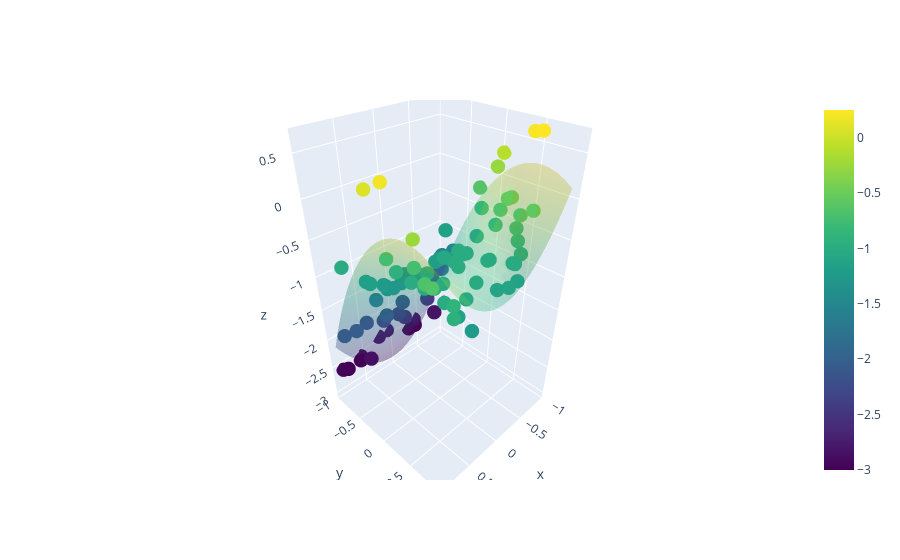
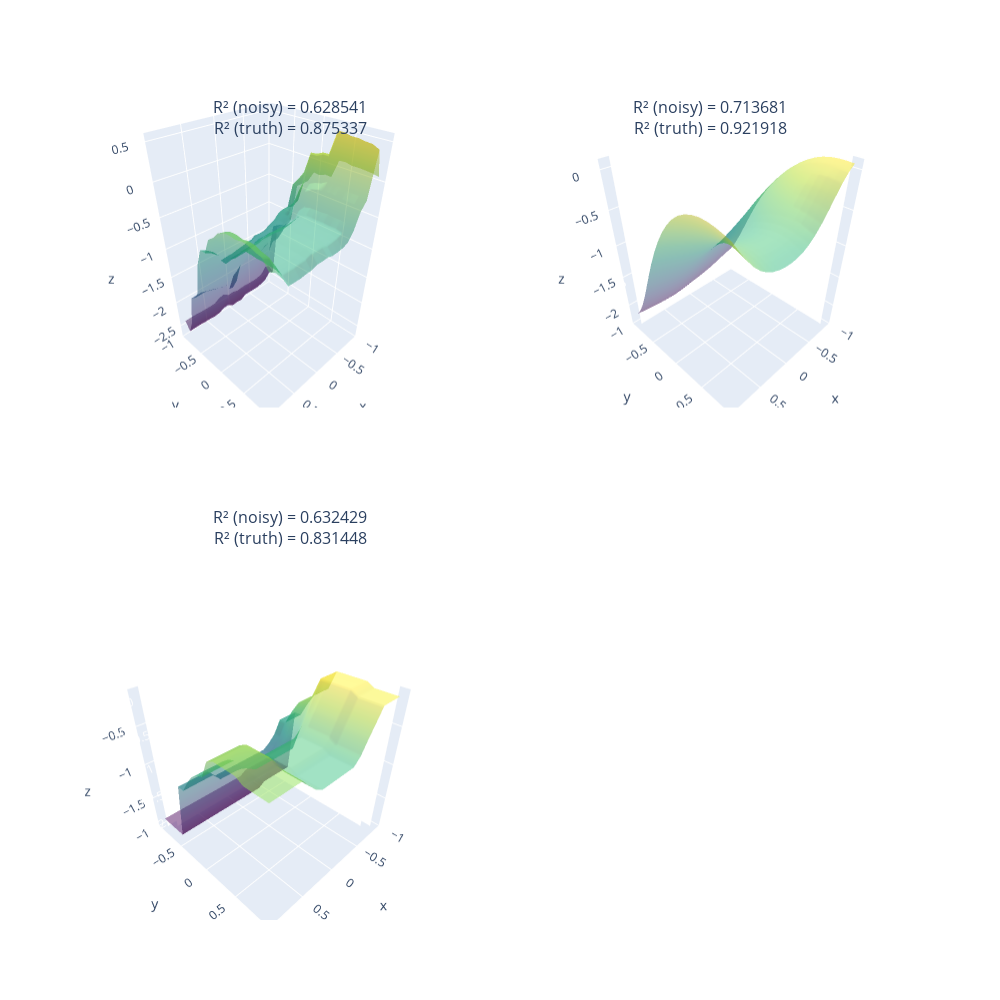

Here is the notebook cell these charts were saved with, in order:
### Code cell
# plot the dots on the surface
import numpy as np
import plotly.graph_objects as go
from plotly.subplots import make_subplots

x0 = np.arange(-1, 1, 1/10.)
x1 = np.arange(-1, 1, 1/10.)
x0, x1 = np.meshgrid(x0, x1)
y_truth = x0**2 - x1**2 + x1 - 1

# First plot - truth surface with test points
fig1 = go.Figure()
fig1.add_trace(go.Surface(x=x0, y=x1, z=y_truth, colorscale='Viridis', opacity=0.35))
fig1.add_trace(go.Scatter3d(x=X_test[:, 0], y=X_test[:, 1], z=y_dt,
                           mode='markers',
                           marker=dict(color=y_dt, colorscale='Viridis', size=5)))
fig1.update_layout(scene=dict(xaxis_range=[-1, 1], yaxis_range=[-1, 1]))
fig1.show()

# Get predictions across the grid for all models
y_dt_grid = dt.predict(np.c_[x0.ravel(), x1.ravel()]).reshape(x0.shape)
y_ft_grid = ft.predict(np.c_[x0.ravel(), x1.ravel()]).reshape(x0.shape)
y_lgb_grid = lgb.predict(np.c_[x0.ravel(), x1.ravel()]).reshape(x0.shape)

# Calculate R2 scores
score_dt = dt.score(X_test, y_test)
score_ft = ft.score(X_test, y_test)
score_lgb = lgb.score(X_test, y_test)

# Calculate R2 scores against ground truth
y_truth_test = X_test[:, 0]**2 - X_test[:, 1]**2 + X_test[:, 1] - 1
from sklearn.metrics import r2_score
score_dt_truth = r2_score(y_truth_test, y_dt)
score_ft_truth = r2_score(y_truth_test, y_ft)
score_lgb_truth = r2_score(y_truth_test, y_lgb)

# Create subplots
fig2 = make_subplots(
    rows=2, cols=2,
    specs=[[{'type': 'surface'}, {'type': 'surface'}],
           [{'type': 'surface'}, None]],
    subplot_titles=("Decision Tree Predictions", "Fuzzy Tree Predictions", "LightGBM Predictions")
)

# Add Decision Tree surface and points
fig2.add_trace(
    go.Surface(x=x0, y=x1, z=y_dt_grid, colorscale='Viridis', opacity=0.5, showscale=False),
    row=1, col=1
)
# fig2.add_trace(
#     go.Scatter3d(x=X_test[:, 0], y=X_test[:, 1], z=y_test,
#                  mode='markers', marker=dict(color='red', size=4, opacity=0.5),
#                  name='Test Points'),
#     row=1, col=1
# )
# fig2.add_trace(
#     go.Scatter3d(x=X_train[:, 0], y=X_train[:, 1], z=y_train,
#                  mode='markers', marker=dict(color='blue', size=4, opacity=0.5),
#                  name='Train Points'),
#     row=1, col=1
# )

# Add Fuzzy Tree surface and points
fig2.add_trace(
    go.Surface(x=x0, y=x1, z=y_ft_grid, colorscale='Viridis', opacity=0.5, showscale=False),
    row=1, col=2
)
# fig2.add_trace(
#     go.Scatter3d(x=X_test[:, 0], y=X_test[:, 1], z=y_test,
#                  mode='markers', marker=dict(color='red', size=4, opacity=0.5),
#                  showlegend=False),
#     row=1, col=2
# )
# fig2.add_trace(
#     go.Scatter3d(x=X_train[:, 0], y=X_train[:, 1], z=y_train,
#                  mode='markers', marker=dict(color='blue', size=4, opacity=0.5),
#                  showlegend=False),
#     row=1, col=2
# )

# Add LightGBM surface and points
fig2.add_trace(
    go.Surface(x=x0, y=x1, z=y_lgb_grid, colorscale='Viridis', opacity=0.5, showscale=False),
    row=2, col=1
)
# fig2.add_trace(
#     go.Scatter3d(x=X_test[:, 0], y=X_test[:, 1], z=y_test,
#                  mode='markers', marker=dict(color='red', size=4, opacity=0.5),
#                  showlegend=False),
#     row=2, col=1
# )
# fig2.add_trace(
#     go.Scatter3d(x=X_train[:, 0], y=X_train[:, 1], z=y_train,
#                  mode='markers', marker=dict(color='blue', size=4, opacity=0.5),
#                  showlegend=False),
#     row=2, col=1
# )

# Update layout
fig2.update_layout(
    scene=dict(xaxis_range=[-1, 1], yaxis_range=[-1, 1]),
    scene2=dict(xaxis_range=[-1, 1], yaxis_range=[-1, 1]),
    scene3=dict(xaxis_range=[-1, 1], yaxis_range=[-1, 1]),
    width=1000,
    height=1000,
    annotations=[
        dict(x=0.25, y=0.95, text=f"R² (noisy) = {score_dt:.6f}<br>R² (truth) = {score_dt_truth:.6f}", 
             showarrow=False, xref='paper', yref='paper'),
        dict(x=0.75, y=0.95, text=f"R² (noisy) = {score_ft:.6f}<br>R² (truth) = {score_ft_truth:.6f}", 
             showarrow=False, xref='paper', yref='paper'),
        dict(x=0.25, y=0.45, text=f"R² (noisy) = {score_lgb:.6f}<br>R² (truth) = {score_lgb_truth:.6f}", 
             showarrow=False, xref='paper', yref='paper')
    ]
)

fig2.show()

### Figure 1 — Plotly figure (JSON) as saved in the notebook; plotly's stock layout.template omitted (floating-point values rounded to 4 significant figures; data arrays with more than 128 entries replaced by an {"elided": "..."} marker saying what was removed)
{"data": [{"colorscale": [[0, "#440154"], [0.1111, "#482878"], [0.2222, "#3e4989"], [0.3333, "#31688e"], [0.4444, "#26828e"], [0.5556, "#1f9e89"], [0.6667, "#35b779"], [0.7778, "#6ece58"], [0.8889, "#b5de2b"], [1, "#fde725"]], "opacity": 0.35, "type": "surface", "x": {"elided": "20x20 float values"}, "y": {"elided": "20x20 float values"}, "z": {"elided": "20x20 float values"}}, {"marker": {"color": [-0.5882, -0.6361, -2.039, -0.7862, -0.2782, -0.6061, -0.2601, -0.6512, -2.554, -0.6284, -0.5526, -0.505, -0.6187, -0.1387, -0.637, -2.593, -0.6364, -1.161, -0.974, -0.9014, -0.8565, -1.679, -0.3412, 0.5646, 0.4545, -1.951, -2.562, -0.417, -0.2398, -0.3375, -1.809, -0.6093, -1.67, -1.127, -0.8706, 0.124, -0.4955, -2.562, -0.6299, -0.6336, -0.6753, 0.146, 0.6072, -0.7213, -0.7697, -0.4411, -0.1617, -0.6382, -1.017, -0.8266, -0.6164, -2.433, -2.395, -2.11, 0.6307, -0.6336, -0.8306, -0.7862, -0.9537, -2.605, -2.467, -2.413, -2.397, -0.2633, -0.7551, -1.544, -0.4456, -0.5598, -0.6375, -0.7744, -1.544, -0.1785, -1.143, -1.191, -0.6237, -1.095, -0.7803, -0.7953, -2.579, -0.6557, 0.2809, -0.6284, -0.6151, -0.6054, -2.48, -1.162, -0.7272, -1.358, -0.7484, -0.2966, -1.647, -1.31, -1.568, -0.9047, -1.695, -1.645, -0.9812, -1.306, -0.8123, -1.706], "colorscale": [[0, "#440154"], [0.1111, "#482878"], [0.2222, "#3e4989"], [0.3333, "#31688e"], [0.4444, "#26828e"], [0.5556, "#1f9e89"], [0.6667, "#35b779"], [0.7778, "#6ece58"], [0.8889, "#b5de2b"], [1, "#fde725"]], "size": 5}, "mode": "markers", "type": "scatter3d", "x": [-0.5039, -0.1683, -0.5327, 0.03171, -0.6947, 0.08802, -0.7109, -0.5559, 0.5706, -0.3513, 0.6894, 0.7332, 0.6528, -0.8025, 0.407, 0.5992, 0.5405, -0.4806, 0.2646, 0.5932, 0.5655, -0.3995, 0.8026, 0.9495, 0.9878, 0.05285, -0.2886, -0.6792, -0.9392, 0.7247, 0.3819, -0.1162, 0.9795, -0.5045, 0.5003, -0.8861, -0.5761, -0.4053, 0.1869, -0.238, 0.02228, 0.9189, -0.9354, -0.07, -0.5571, -0.8371, -0.782, 0.6059, 0.5324, 0.6917, 0.648, -0.7132, -0.9633, -0.08283, -0.9444, -0.2103, -0.09519, -0.04385, 0.6063, 0.8094, 0.5477, 0.237, 0.07725, 0.9024, 0.5919, -0.7089, -0.6247, 0.8116, 0.4222, 0.8186, -0.5003, -0.7611, -0.7064, 0.6382, 0.9648, 0.06731, 0.8215, -0.1328, 0.8778, 0.4338, -0.9454, -0.348, 0.117, -0.09429, -0.4198, 0.1535, 0.03454, -0.1471, -0.2574, 0.8737, 0.8404, -0.825, -0.3712, 0.2142, 0.6327, 0.4038, 0.1484, -0.8861, 0.3282, 0.03803], "y": [0.7033, 0.2334, -0.7961, -0.04572, 0.2436, 0.3083, 0.5031, 0.0387, -0.9553, 0.7458, 0.07688, 0.8996, 0.7082, 0.3026, 0.2205, -0.9309, 0.4635, -0.4859, -0.3094, -0.1077, 0.9809, -0.714, 0.08312, 0.2732, 0.09214, -0.7291, -0.9476, 0.4913, -0.2669, 0.3854, -0.6227, 0.1632, -0.5922, -0.4757, -0.08605, 0.01703, 0.5972, -0.9448, 0.6877, 0.4997, 0.0819, 0.6079, 0.4188, 0.8951, -0.4659, -0.1428, 0.2676, 0.3936, -0.3151, -0.1425, 0.253, -0.8432, -0.8666, -0.7733, 0.5097, 0.4939, -0.09983, -0.05199, -0.1952, -0.9259, -0.7487, -0.9793, -0.994, 0.8108, 0.8305, -0.6845, 0.245, 0.9799, 0.4636, -0.1983, -0.6531, 0.6252, -0.4714, -0.3788, -0.4667, -0.3711, -0.2669, 0.02459, -0.9381, 0.782, 0.0441, 0.719, 0.3805, 0.2566, -0.9813, -0.3771, 0.8328, -0.5052, 0.8637, 0.6887, -0.5442, -0.5454, -0.6505, -0.1728, -0.6297, -0.5193, -0.302, -0.5424, -0.0055, -0.6506], "z": [-0.5882, -0.6361, -2.039, -0.7862, -0.2782, -0.6061, -0.2601, -0.6512, -2.554, -0.6284, -0.5526, -0.505, -0.6187, -0.1387, -0.637, -2.593, -0.6364, -1.161, -0.974, -0.9014, -0.8565, -1.679, -0.3412, 0.5646, 0.4545, -1.951, -2.562, -0.417, -0.2398, -0.3375, -1.809, -0.6093, -1.67, -1.127, -0.8706, 0.124, -0.4955, -2.562, -0.6299, -0.6336, -0.6753, 0.146, 0.6072, -0.7213, -0.7697, -0.4411, -0.1617, -0.6382, -1.017, -0.8266, -0.6164, -2.433, -2.395, -2.11, 0.6307, -0.6336, -0.8306, -0.7862, -0.9537, -2.605, -2.467, -2.413, -2.397, -0.2633, -0.7551, -1.544, -0.4456, -0.5598, -0.6375, -0.7744, -1.544, -0.1785, -1.143, -1.191, -0.6237, -1.095, -0.7803, -0.7953, -2.579, -0.6557, 0.2809, -0.6284, -0.6151, -0.6054, -2.48, -1.162, -0.7272, -1.358, -0.7484, -0.2966, -1.647, -1.31, -1.568, -0.9047, -1.695, -1.645, -0.9812, -1.306, -0.8123, -1.706]}], "layout": {"scene": {"xaxis": {"range": [-1, 1]}, "yaxis": {"range": [-1, 1]}}}}

### Figure 2 — Plotly figure (JSON) as saved in the notebook; plotly's stock layout.template omitted (floating-point values rounded to 4 significant figures; data arrays with more than 128 entries replaced by an {"elided": "..."} marker saying what was removed)
{"data": [{"colorscale": [[0, "#440154"], [0.1111, "#482878"], [0.2222, "#3e4989"], [0.3333, "#31688e"], [0.4444, "#26828e"], [0.5556, "#1f9e89"], [0.6667, "#35b779"], [0.7778, "#6ece58"], [0.8889, "#b5de2b"], [1, "#fde725"]], "opacity": 0.5, "scene": "scene", "showscale": false, "type": "surface", "x": {"elided": "20x20 float values"}, "y": {"elided": "20x20 float values"}, "z": {"elided": "20x20 float values"}}, {"colorscale": [[0, "#440154"], [0.1111, "#482878"], [0.2222, "#3e4989"], [0.3333, "#31688e"], [0.4444, "#26828e"], [0.5556, "#1f9e89"], [0.6667, "#35b779"], [0.7778, "#6ece58"], [0.8889, "#b5de2b"], [1, "#fde725"]], "opacity": 0.5, "scene": "scene2", "showscale": false, "type": "surface", "x": {"elided": "20x20 float values"}, "y": {"elided": "20x20 float values"}, "z": {"elided": "20x20 float values"}}, {"colorscale": [[0, "#440154"], [0.1111, "#482878"], [0.2222, "#3e4989"], [0.3333, "#31688e"], [0.4444, "#26828e"], [0.5556, "#1f9e89"], [0.6667, "#35b779"], [0.7778, "#6ece58"], [0.8889, "#b5de2b"], [1, "#fde725"]], "opacity": 0.5, "scene": "scene3", "showscale": false, "type": "surface", "x": {"elided": "20x20 float values"}, "y": {"elided": "20x20 float values"}, "z": {"elided": "20x20 float values"}}], "layout": {"annotations": [{"font": {"size": 16}, "showarrow": false, "text": "R² (noisy) = 0.628541<br>R² (truth) = 0.875337", "x": 0.25, "xanchor": "center", "xref": "paper", "y": 0.95, "yanchor": "bottom", "yref": "paper"}, {"font": {"size": 16}, "showarrow": false, "text": "R² (noisy) = 0.713681<br>R² (truth) = 0.921918", "x": 0.75, "xanchor": "center", "xref": "paper", "y": 0.95, "yanchor": "bottom", "yref": "paper"}, {"font": {"size": 16}, "showarrow": false, "text": "R² (noisy) = 0.632429<br>R² (truth) = 0.831448", "x": 0.25, "xanchor": "center", "xref": "paper", "y": 0.45, "yanchor": "bottom", "yref": "paper"}], "height": 1000, "scene": {"domain": {"x": [0, 0.45], "y": [0.625, 1]}, "xaxis": {"range": [-1, 1]}, "yaxis": {"range": [-1, 1]}}, "scene2": {"domain": {"x": [0.55, 1], "y": [0.625, 1]}, "xaxis": {"range": [-1, 1]}, "yaxis": {"range": [-1, 1]}}, "scene3": {"domain": {"x": [0, 0.45], "y": [0, 0.375]}, "xaxis": {"range": [-1, 1]}, "yaxis": {"range": [-1, 1]}}, "width": 1000}}
